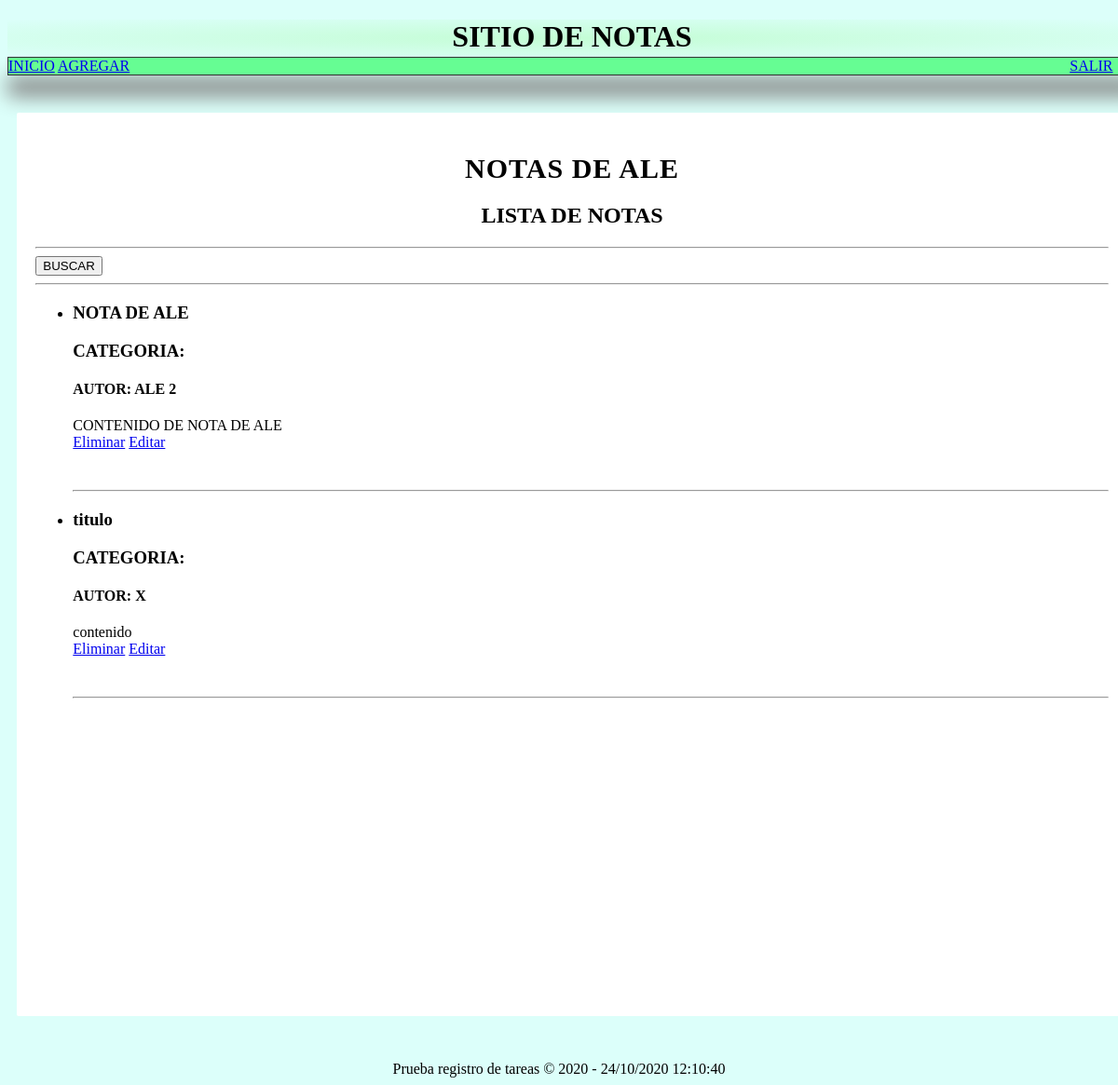
The app's page / (signed in), older data.
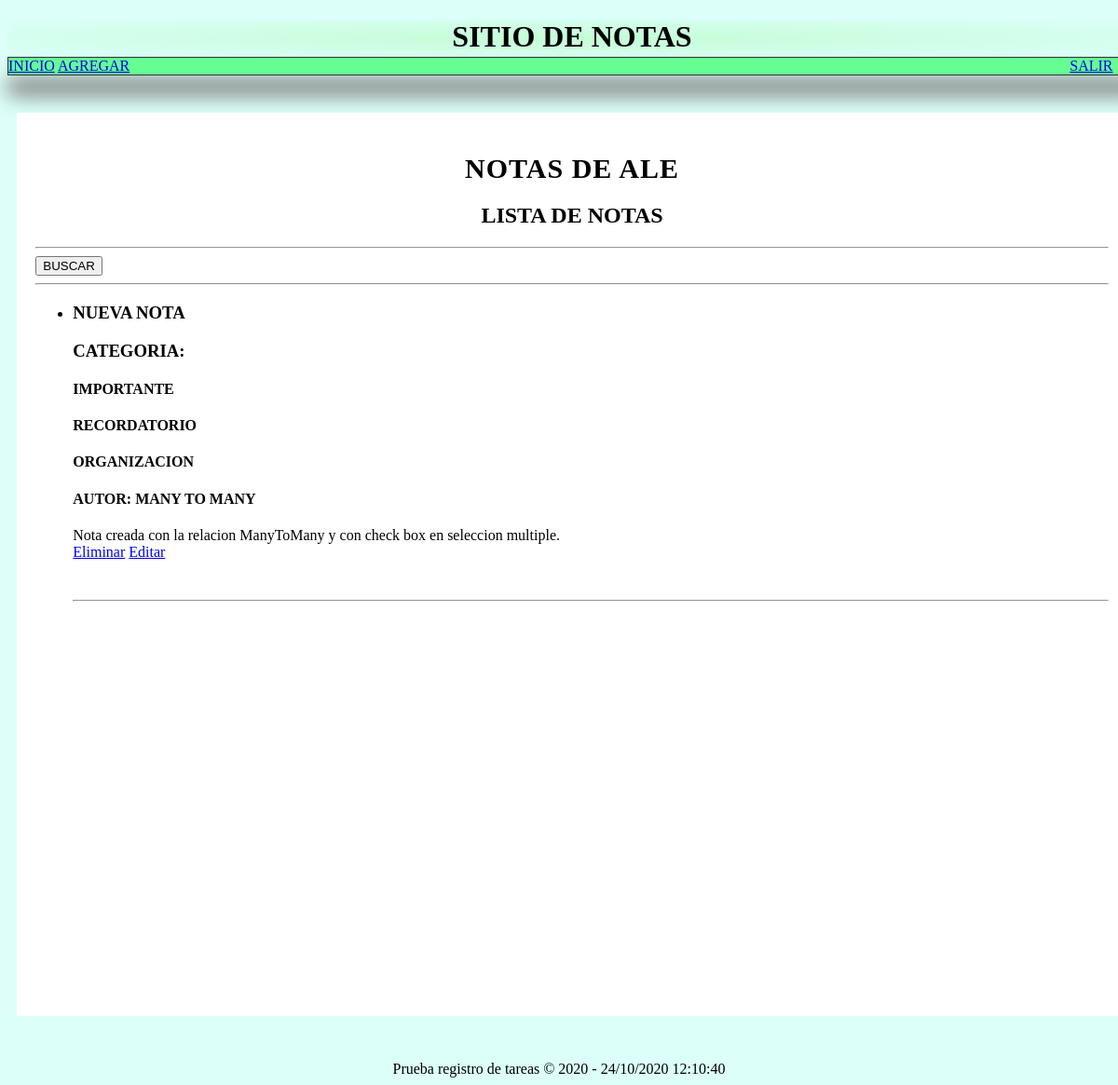
The same page, newer data.
### check/models.py (models this page shows, shortened)
class Notas(models.Model):
    autor = models.CharField(max_length=50)
    tipo = models.ManyToManyField(Categoria, through='CategoriaNota')
    titulo = models.CharField(max_length=50)
    descrpcion = models.TextField(max_length=300)
    fecha = models.DateTimeField()
    usuario = models.ForeignKey(User, models.SET_NULL, null=True, blank=True)

class Categoria(models.Model):
    clasificacion = models.CharField(max_length=50, null=True)

### check/views.py (the view)
# urls.py: path('', check.views.notas, name="inicio"),
@login_required
def notas(request):
    if request.user.is_authenticated:
        nombre = request.user.id
        notas = Notas.objects.filter(usuario=nombre)
        ctx = {
            'notas': notas,
            }
    return render(request, 'inicio.html', ctx)

### check/templates/inicio.html (shortened to what this page needs)
{% extends 'layout.html' %}
{% load static %}
{% block menu %}
<link rel="stylesheet" type="text/css" href="{% static 'css/styles.css' %}">
<nav class="nav justify-content-center">
  <a class="nav-link" href="{% url 'inicio' %}">INICIO</a>
  <a class="nav-link" href="{% url 'agregar' %}">AGREGAR</a>
  <a class="salir" href="{% url 'salir' %}">SALIR</a>
</nav>
{% endblock  %}
{% block content %}
<div id="content">
  <div class="box">
    <br>
    {% if user.is_authenticated %}
    <h1 class="titulo" align="center"> NOTAS DE {{ user.get_username | upper }} </h1>
    {% endif %}
    <h2 class="lista" align="center"> LISTA DE NOTAS </h2>
    <hr>
    <form method="POST">
        <button type="submit">BUSCAR</button>
    </form>
    <hr>
    <ul>
    {% for nota in notas %}
        <li>
          <h3> {{nota.titulo}} </h3>
          <h3> CATEGORIA: </h3>
          {% for cat in nota.tipo.all %}
            <h4> {{ cat.clasificacion}} </h4>
          {% endfor %}
          <h4> AUTOR: {{nota.autor}} </h4>
          <p>
            {{ nota.descrpcion }}
            <a href="{% url 'eliminar' id=nota.id %}">Eliminar</a>
            <a href="{% url 'editar' id=nota.id %}">Editar</a>
          </p>
        <br>
        </li>
      <hr>
    {% endfor %}
    </ul>
  </div>
</div>
{% endblock  %}

### check/templates/layout.html (shortened to what this page needs)
{% load static %}
<!DOCTYPE html>
<html>
<head>
</head>
<body>
    <header>
        <div id="logotipo">
            <h1 align="center" style="font-family:ink free"> SITIO DE NOTAS </h1>
        </div>
    </header>
    {% block menu %}
    {% endblock %}
    {% block content %}
    {% endblock %}
    <footer>
        <br>
        Prueba registro de tareas &copy; 2020 - {% now "d/m/Y h:m:s" %}
    </footer>
</body>
</html>

### check/static/css/styles.css (style rules this page uses)
body { background-color: #DCFFFA; }
header { width: 1212px; height: 40px; background-image: radial-gradient(#C4FDD5, #DCFFFA ); margin: 0px auto; }
#content { width: 1212px; min-height: 930px; margin: 0 auto; margin-bottom: 30px; margin-top: 40px; }
.box { background: white; width: 95%; min-height: 930px; padding: 20px; border-radius: 2px; margin: 0 auto; }
.titulo { letter-spacing: 1px; font-size: 30px; margin-bottom: 10px; margin-top: 5px; }
.salir { margin-left: 1005px; }
nav { width: 1212px; margin: 0 auto; background-color: #66FD93; border: 1px solid #333333; box-shadow: 0px 22px 22px gray; }
footer { text-align: center; }

Row changes from the older to the newer data that the page shows:
removed Notas: titulo "NOTA DE ALE", autor "ALE 2", descrpcion "CONTENIDO DE NOTA DE ALE"
removed Notas: titulo "titulo", autor "X", descrpcion "contenido"
added Notas: titulo "NUEVA NOTA", autor "MANY TO MANY", descrpcion "Nota creada con la relacion ManyToMany y con check box en seleccion multiple."
added Categoria: clasificacion "IMPORTANTE"
added Categoria: clasificacion "RECORDATORIO"
added Categoria: clasificacion "ORGANIZACION"
